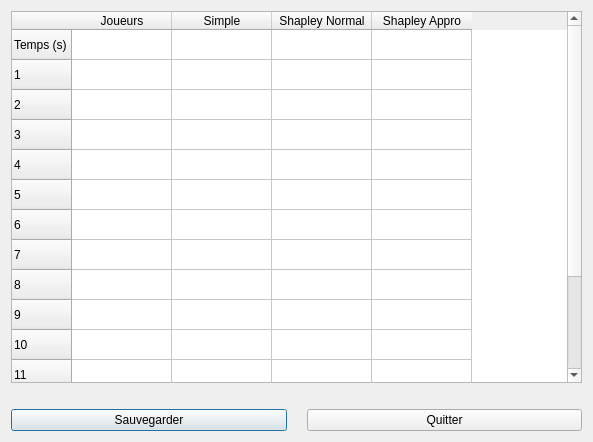
<?xml version="1.0" encoding="UTF-8"?>
<ui version="4.0">
 <class>resultat</class>
 <widget class="QDialog" name="resultat">
  <property name="geometry">
   <rect>
    <x>0</x>
    <y>0</y>
    <width>593</width>
    <height>442</height>
   </rect>
  </property>
  <property name="windowTitle">
   <string>Resultat</string>
  </property>
  <layout class="QGridLayout" name="gridLayout">
   <item row="0" column="0">
    <widget class="QTableWidget" name="tableWidget">
     <property name="sizePolicy">
      <sizepolicy hsizetype="Preferred" vsizetype="Expanding">
       <horstretch>0</horstretch>
       <verstretch>0</verstretch>
      </sizepolicy>
     </property>
     <property name="maximumSize">
      <size>
       <width>573</width>
       <height>16777215</height>
      </size>
     </property>
     <property name="whatsThis">
      <string>Tableau recapitulatif des resultats</string>
     </property>
     <property name="gridStyle">
      <enum>Qt::SolidLine</enum>
     </property>
     <property name="sortingEnabled">
      <bool>false</bool>
     </property>
     <row>
      <property name="text">
       <string>Temps (s)</string>
      </property>
     </row>
     <row>
      <property name="text">
       <string>1</string>
      </property>
     </row>
     <row>
      <property name="text">
       <string>2</string>
      </property>
     </row>
     <row>
      <property name="text">
       <string>3</string>
      </property>
     </row>
     <row>
      <property name="text">
       <string>4</string>
      </property>
     </row>
     <row>
      <property name="text">
       <string>5</string>
      </property>
     </row>
     <row>
      <property name="text">
       <string>6</string>
      </property>
     </row>
     <row>
      <property name="text">
       <string>7</string>
      </property>
     </row>
     <row>
      <property name="text">
       <string>8</string>
      </property>
     </row>
     <row>
      <property name="text">
       <string>9</string>
      </property>
     </row>
     <row>
      <property name="text">
       <string>10</string>
      </property>
     </row>
     <row>
      <property name="text">
       <string>11</string>
      </property>
     </row>
     <row>
      <property name="text">
       <string>12</string>
      </property>
     </row>
     <row>
      <property name="text">
       <string>13</string>
      </property>
     </row>
     <row>
      <property name="text">
       <string>15</string>
      </property>
     </row>
     <column>
      <property name="text">
       <string>Joueurs</string>
      </property>
     </column>
     <column>
      <property name="text">
       <string>Simple</string>
      </property>
     </column>
     <column>
      <property name="text">
       <string>Shapley Normal</string>
      </property>
     </column>
     <column>
      <property name="text">
       <string>Shapley Appro</string>
      </property>
     </column>
    </widget>
   </item>
   <item row="1" column="0">
    <spacer name="verticalSpacer">
     <property name="orientation">
      <enum>Qt::Vertical</enum>
     </property>
     <property name="sizeType">
      <enum>QSizePolicy::Maximum</enum>
     </property>
     <property name="sizeHint" stdset="0">
      <size>
       <width>20</width>
       <height>20</height>
      </size>
     </property>
    </spacer>
   </item>
   <item row="3" column="0" rowspan="2">
    <layout class="QHBoxLayout" name="horizontalLayout_2">
     <property name="spacing">
      <number>20</number>
     </property>
     <property name="sizeConstraint">
      <enum>QLayout::SetDefaultConstraint</enum>
     </property>
     <item>
      <widget class="QPushButton" name="pushButton_Save">
       <property name="text">
        <string>Sauvegarder</string>
       </property>
      </widget>
     </item>
     <item>
      <widget class="QPushButton" name="pushButton_Quite">
       <property name="text">
        <string>Quitter</string>
       </property>
      </widget>
     </item>
    </layout>
   </item>
  </layout>
 </widget>
 <resources/>
 <connections/>
</ui>
